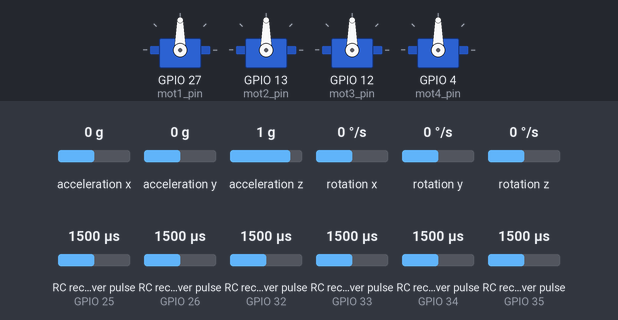
Simulated run of this sketch. Board: ESP32. Parts: 4 × servo. Wiring (inferred from the names in the program): 6 × RC receiver channel: data GPIO 25 / data GPIO 26 / data GPIO 32 / data GPIO 33 / data GPIO 34 / data GPIO 35; MPU-6050 motion sensor at I2C address 0x68. Inputs (shaded band) come from the test bench; at power-on: acceleration x 0 g, acceleration y 0 g, acceleration z 1 g, RC receiver pulse (sensors on GPIO 32, GPIO 34, GPIO 25, GPIO 26, GPIO 33, GPIO 35) 1500 µs, rotation y 0 °/s, rotation x 0 °/s, rotation z 0 °/s. What the sketch prints to the serial monitor is not drawn.

Above: at 1.2 s.
1.3 s: acceleration x set to -1.4 g
At 3.6 s:
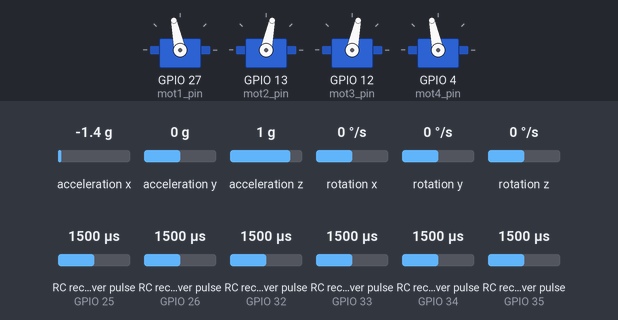
4.3 s: acceleration y set to -1.4 g
At 6.6 s:
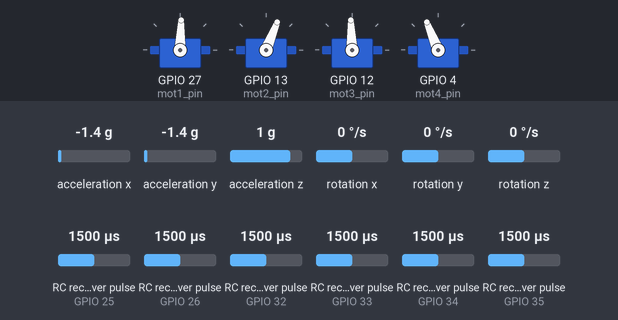
7.3 s: acceleration z set to -1.4 g
At 9.57 s:
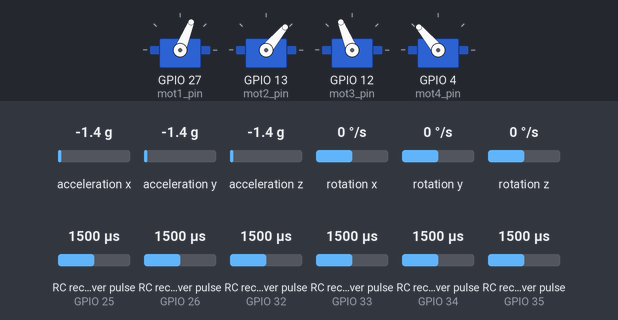
10.3 s: RC receiver pulse (sensor on GPIO 32) set to 1020 µs
At 12.2 s:
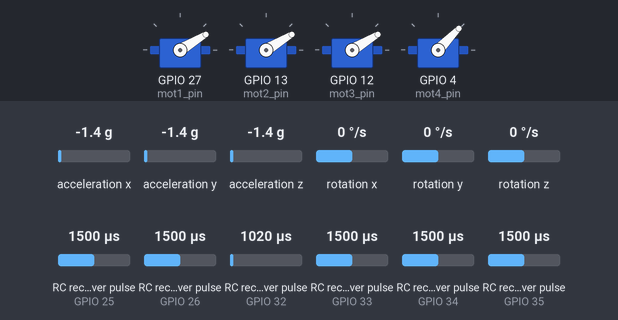
13.3 s: RC receiver pulse (sensor on GPIO 34) set to 1980 µs
At 15.3 s:
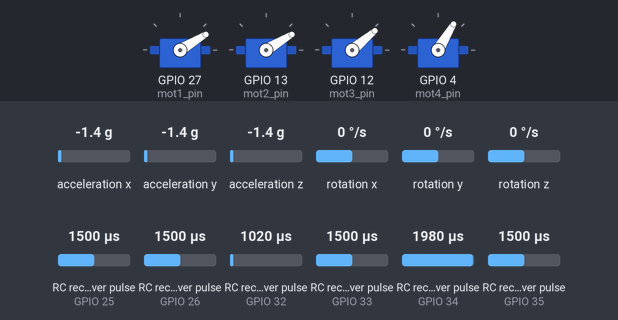
16.3 s: rotation y set to 100 °/s
Timing chart, 0 to 23.1 s (numbered marks = the images above; inputs shaded):
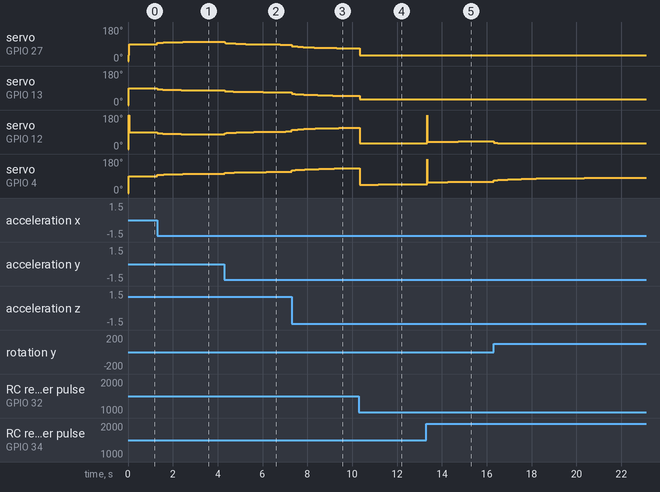

Measured:
- after the input at 1.3 s, servo on GPIO 27 (mot1_pin), servo on GPIO 4 (mot4_pin): moves from 90° to 103° over 2.8 s, starting at once; servo on GPIO 13 (mot2_pin), servo on GPIO 12 (mot3_pin): moves from 90° to 77° over 2.5 s, starting at once
- after the input at 4.3 s, servo on GPIO 27 (mot1_pin): moves from 103° to 87° over 2.5 s, starting at once; servo on GPIO 13 (mot2_pin): moves from 77° to 67° over 3.0 s, starting at once; servo on GPIO 12 (mot3_pin): moves from 77° to 93° over 2.7 s, starting at once; servo on GPIO 4 (mot4_pin): moves from 103° to 113° over 3.0 s, starting at once
- after the input at 7.3 s, servo on GPIO 27 (mot1_pin): moves from 87° to 67° over 2.7 s, starting at once; servo on GPIO 12 (mot3_pin): moves from 93° to 113° over 2.7 s, starting at once; servo on GPIO 4 (mot4_pin): moves from 113° to 131° over 2.4 s, starting at once
- after the input at 10.3 s, servo on GPIO 27 (mot1_pin): 67° → 31° at once; servo on GPIO 12 (mot3_pin): 113° → 31° at once
- after the input at 13.3 s, servo on GPIO 12 (mot3_pin): 31° → 39° at once, → 40° 1.4 s later; servo on GPIO 4 (mot4_pin): 47° → 58° at once, → 59° 0.93 s later, → 60° 1.9 s later

The sketch:

DRONE_DIY.ino
```cpp
// Dron ESP32 con MPU6050, Filtro de Kalman, PID y control de motores modularizado

#include <Wire.h>
#include <ESP32Servo.h>

// -------------------- Pines PWM Receptor --------------------
const int CH_PIN[6] = {34, 35, 32, 33, 25, 26};  // Roll, Pitch, Throttle, Yaw, Aux1, Aux2

// -------------------- Pines ESC/Motores --------------------
const int mot1_pin = 27;
const int mot2_pin = 13;
const int mot3_pin = 12;
const int mot4_pin = 4;

// -------------------- Variables PWM --------------------
volatile uint32_t chStart[6] = {0};
volatile int pulseWidth[6] = {0};

// -------------------- IMU raw data --------------------
int16_t AccX, AccY, AccZ, GyroX, GyroY, GyroZ;
float accAngleRoll, accAnglePitch;
float gyroRateRoll, gyroRatePitch, gyroRateYaw;

// -------------------- Kalman filter --------------------
typedef struct { float angle; float uncertainty; } Kalman1D;
Kalman1D kalmanRoll = {0, 4};
Kalman1D kalmanPitch = {0, 4};
const float dt = 0.008; // 8 ms loop

// -------------------- PID constants --------------------
const float Kp = 1.3, Ki = 0.02, Kd = 0.4;
const float KpYaw = 1.5, KiYaw = 0.01, KdYaw = 0.3;

// -------------------- PID variables --------------------
float errRoll, prevErrRoll, intErrRoll;
float errPitch, prevErrPitch, intErrPitch;
float errYaw, prevErrYaw, intErrYaw;

// -------------------- Motor/Throttle safety -------------------
const int throttleIdle = 1170;
const int throttleCutoff = 1000;
const int ESCfreq = 400;

// Servos motores
Servo mot1, mot2, mot3, mot4;

unsigned long loopTimer;

// ---- ISRs lectura PWM receptor ----
void IRAM_ATTR ISR_CH1() { if (digitalRead(CH_PIN[0])) chStart[0] = micros(); else pulseWidth[0] = micros() - chStart[0]; }
void IRAM_ATTR ISR_CH2() { if (digitalRead(CH_PIN[1])) chStart[1] = micros(); else pulseWidth[1] = micros() - chStart[1]; }
void IRAM_ATTR ISR_CH3() { if (digitalRead(CH_PIN[2])) chStart[2] = micros(); else pulseWidth[2] = micros() - chStart[2]; }
void IRAM_ATTR ISR_CH4() { if (digitalRead(CH_PIN[3])) chStart[3] = micros(); else pulseWidth[3] = micros() - chStart[3]; }
void IRAM_ATTR ISR_CH5() { if (digitalRead(CH_PIN[4])) chStart[4] = micros(); else pulseWidth[4] = micros() - chStart[4]; }
void IRAM_ATTR ISR_CH6() { if (digitalRead(CH_PIN[5])) chStart[5] = micros(); else pulseWidth[5] = micros() - chStart[5]; }

// ---- Filtro de Kalman 1D ----
Kalman1D kalman1d(Kalman1D state, float measAngle, float measRate, float dt) {
  state.angle += dt * measRate;
  state.uncertainty += dt * dt * 16; // varianza giroscopio
  float K = state.uncertainty / (state.uncertainty + 9); // varianza acelerómetro
  state.angle += K * (measAngle - state.angle);
  state.uncertainty *= (1 - K);
  return state;
}

// ---- Lectura MPU6050 ----
void updateIMU() {
  Wire.beginTransmission(0x68);
  Wire.write(0x3B);
  Wire.endTransmission(false);
  Wire.requestFrom((uint8_t)0x68, (size_t)14, true);

  AccX = Wire.read()<<8 | Wire.read();
  AccY = Wire.read()<<8 | Wire.read();
  AccZ = Wire.read()<<8 | Wire.read();
  Wire.read(); Wire.read();
  GyroX = Wire.read()<<8 | Wire.read();
  GyroY = Wire.read()<<8 | Wire.read();
  GyroZ = Wire.read()<<8 | Wire.read();

  accAngleRoll  = atan2(AccY, AccZ) * RAD_TO_DEG;
  accAnglePitch = atan(-AccX / sqrt(AccY*AccY + AccZ*AccZ)) * RAD_TO_DEG;
  gyroRateRoll  = GyroX / 131.0;
  gyroRatePitch = GyroY / 131.0;
  gyroRateYaw   = GyroZ / 131.0;
}

void setup() {
  Serial.begin(115200);
  Wire.begin();
  // Inicializar MPU6050
  Wire.beginTransmission(0x68);
  Wire.write(0x6B); Wire.write(0);
  Wire.endTransmission();

  // Configurar pines PWM receptor e ISRs
  for (int i = 0; i < 6; i++) {
    pinMode(CH_PIN[i], INPUT_PULLUP);
  }
  attachInterrupt(digitalPinToInterrupt(CH_PIN[0]), ISR_CH1, CHANGE);
  attachInterrupt(digitalPinToInterrupt(CH_PIN[1]), ISR_CH2, CHANGE);
  attachInterrupt(digitalPinToInterrupt(CH_PIN[2]), ISR_CH3, CHANGE);
  attachInterrupt(digitalPinToInterrupt(CH_PIN[3]), ISR_CH4, CHANGE);
  attachInterrupt(digitalPinToInterrupt(CH_PIN[4]), ISR_CH5, CHANGE);
  attachInterrupt(digitalPinToInterrupt(CH_PIN[5]), ISR_CH6, CHANGE);

  // Configurar motores
  ESP32PWM::allocateTimer(0);
  ESP32PWM::allocateTimer(1);
  ESP32PWM::allocateTimer(2);
  ESP32PWM::allocateTimer(3);
  mot1.attach(mot1_pin, 1000, 2000);
  mot2.attach(mot2_pin, 1000, 2000);
  mot3.attach(mot3_pin, 1000, 2000);
  mot4.attach(mot4_pin, 1000, 2000);
  mot1.setPeriodHertz(ESCfreq);
  mot2.setPeriodHertz(ESCfreq);
  mot3.setPeriodHertz(ESCfreq);
  mot4.setPeriodHertz(ESCfreq);
  mot1.writeMicroseconds(throttleIdle);
  mot2.writeMicroseconds(throttleIdle);
  mot3.writeMicroseconds(throttleIdle);
  mot4.writeMicroseconds(throttleIdle);

  loopTimer = micros();
}

void loop() {
  updateIMU();

  // Filtrado Kalman
  kalmanRoll  = kalman1d(kalmanRoll, accAngleRoll,  gyroRateRoll,  dt);
  kalmanPitch = kalman1d(kalmanPitch, accAnglePitch, gyroRatePitch, dt);

  // PID Roll
  errRoll = (pulseWidth[0] - 1500) * 0.1 - kalmanRoll.angle;
  intErrRoll += errRoll * dt;
  float derRoll = (errRoll - prevErrRoll) / dt;
  float outRoll = Kp * errRoll + Ki * intErrRoll + Kd * derRoll;
  prevErrRoll = errRoll;

  // PID Pitch
  errPitch = (pulseWidth[1] - 1500) * 0.1 - kalmanPitch.angle;
  intErrPitch += errPitch * dt;
  float derPitch = (errPitch - prevErrPitch) / dt;
  float outPitch = Kp * errPitch + Ki * intErrPitch + Kd * derPitch;
  prevErrPitch = errPitch;

  // PID Yaw (solo giroscopio)
  errYaw = (pulseWidth[3] - 1500) * 0.1 - gyroRateYaw;
  intErrYaw += errYaw * dt;
  float derYaw = (errYaw - prevErrYaw) / dt;
  float outYaw = KpYaw * errYaw + KiYaw * intErrYaw + KdYaw * derYaw;
  prevErrYaw = errYaw;

  // Throttle y seguridad
  int throttle = pulseWidth[2];
  if (throttle < throttleCutoff) {
    mot1.writeMicroseconds(throttleCutoff);
    mot2.writeMicroseconds(throttleCutoff);
    mot3.writeMicroseconds(throttleCutoff);
    mot4.writeMicroseconds(throttleCutoff);
    intErrRoll = intErrPitch = intErrYaw = 0;
    prevErrRoll = prevErrPitch = prevErrYaw = 0;
  } else {
    throttle = min(throttle, 1800);
    int m1 = throttle - outRoll - outPitch - outYaw;
    int m2 = throttle - outRoll + outPitch + outYaw;
    int m3 = throttle + outRoll + outPitch - outYaw;
    int m4 = throttle + outRoll - outPitch + outYaw;
    m1 = constrain(m1, throttleIdle, 2000);
    m2 = constrain(m2, throttleIdle, 2000);
    m3 = constrain(m3, throttleIdle, 2000);
    m4 = constrain(m4, throttleIdle, 2000);
    mot1.writeMicroseconds(m1);
    mot2.writeMicroseconds(m2);
    mot3.writeMicroseconds(m3);
    mot4.writeMicroseconds(m4);
  }

  // VALORES IMU
  Serial.print("AccX: "); Serial.print(AccX);
  Serial.print(" | AccY: "); Serial.print(AccY);
  Serial.print(" | AccZ: "); Serial.print(AccZ);
  Serial.print(" || GyroX: "); Serial.print(GyroX);
  Serial.print(" | GyroY: "); Serial.print(GyroY);
  Serial.print(" | GyroZ: "); Serial.print(GyroZ);
  Serial.print(" || AccRoll: "); Serial.print(accAngleRoll);
  Serial.print(" | AccPitch: "); Serial.print(accAnglePitch);
  Serial.print(" | GyroYaw: "); Serial.println(gyroRateYaw);

  // Control de tiempo de muestreo
  while (micros() - loopTimer < dt * 1e6);
  loopTimer = micros();
}
```
